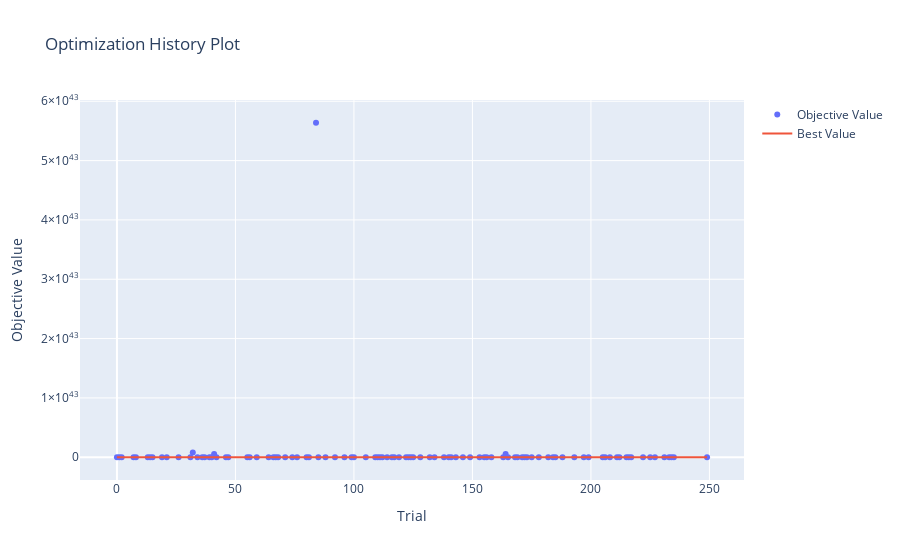

Notebook code cell kept with this figure:
### Code cell
model.plot_optimization_history()
